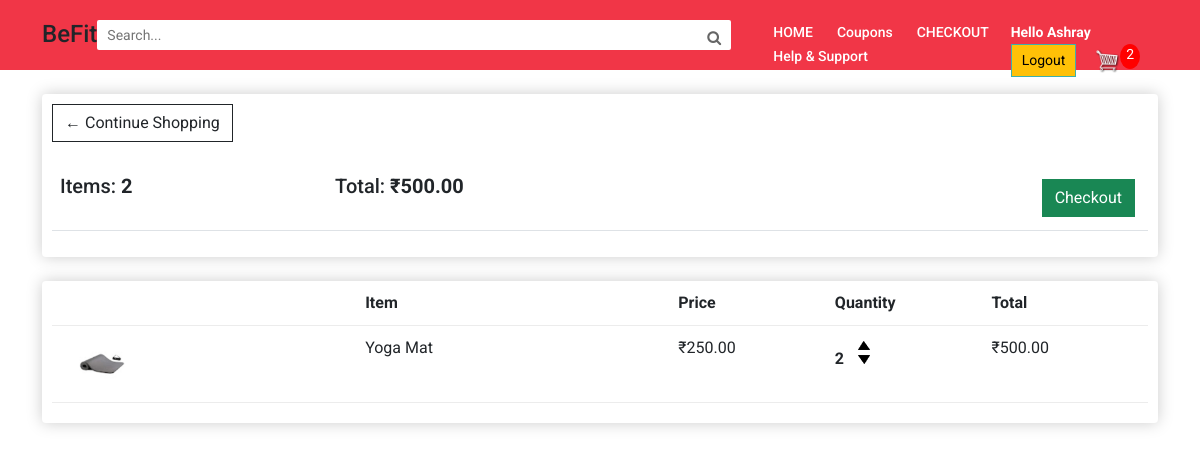
The page /cart/ (signed in) on the database as committed earlier.
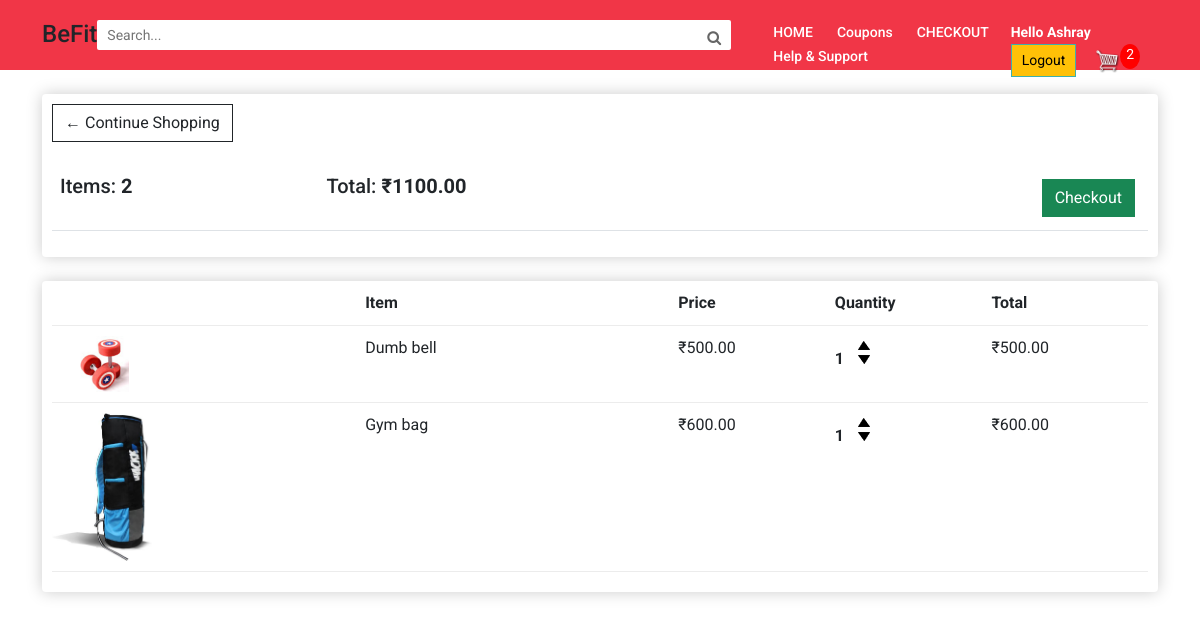
The same page on the database as committed later.
### store/models.py (models this page shows, shortened)
class Order(models.Model):
	customer = models.ForeignKey(Customer, on_delete=models.SET_NULL, null=True, blank=True)
	date_ordered = models.DateTimeField(auto_now_add=True)
	complete = models.BooleanField(default=False, null=True, blank=False)
	transaction_id = models.CharField(max_length=100, null=True)
	@property
	def get_cart_total(self):
		orderitems = self.orderitem_set.all()
		total = sum([item.get_total for item in orderitems])
		return total
	@property
	def get_cart_items(self):
		orderitems = self.orderitem_set.all()
		total = sum([item.quantity for item in orderitems])
		return total

class OrderItem(models.Model):
	product = models.ForeignKey(Product, on_delete=models.SET_NULL, null=True)
	order = models.ForeignKey(Order, on_delete=models.SET_NULL, null=True)
	quantity = models.IntegerField(default=0, null=True, blank=True)
	date_added = models.DateTimeField(auto_now_add=True)
	@property
	def get_total(self):
		total = self.product.price * self.quantity
		return total

class Product(models.Model):
	name = models.CharField(max_length=200)
	category = models.ForeignKey(Category, on_delete=models.SET_NULL, null=True)
	price = models.FloatField()
	digital = models.BooleanField(default=False, null=True, blank=True)
	image = models.ImageField(null=True, blank=True)
	@property
	def imageURL(self):
		try:
			url = self.image.url
		except:
			url = ''
		return url

### store/views.py (the view)
# urls.py: path('cart/', cart, name="cart"),
def cart(request):
    data = cartData(request)
    cartItems = data['cartItems']
    order = data['order']
    items = data['items']
    context = {'items':items, 'order':order, 'cartItems':cartItems}
    return render(request, 'store/cart.html', context)

### store/utils.py (called while the page is built)
def cartData(request):
	if request.user.is_authenticated:
		customer = request.user.customer
		order, created = Order.objects.get_or_create(customer=customer, complete=False)
		items = order.orderitem_set.all()
		cartItems = order.get_cart_items
	else:
		cookieData = cookieCart(request)
		cartItems = cookieData['cartItems']
		order = cookieData['order']
		items = cookieData['items']
	return {'cartItems':cartItems ,'order':order, 'items':items}

### templates/store/cart.html
{% extends 'store/main.html' %}
{% load static %}
{% block content %}
<section class="main-body" style="background-color: #fff;">
<div class="container">
<div class="row">
    <div class="col-lg-12">
        <div class="box-element">
            <a class="btn btn-outline-dark" href="{% url 'store' %}">&#x2190; Continue Shopping</a>
            <br>
            <br>
            <table class="table">
                <tr>
                    <th>
                        <h5>Items: <strong>{{order.get_cart_items}}</strong></h5>
                    </th>
                    <th>
                        <h5>Total:<strong> ₹{{order.get_cart_total|floatformat:2}}</strong></h5>
                    </th>
                    <th>
                        <a style="float:right; margin:5px;" class="btn btn-success"
                            href="{% url 'checkout' %}">Checkout</a>
                    </th>
                </tr>
            </table>
        </div>
        <br>
        <div class="box-element">
            <div class="cart-row">
                <div style="flex:2"></div>
                <div style="flex:2"><strong>Item</strong></div>
                <div style="flex:1"><strong>Price</strong></div>
                <div style="flex:1"><strong>Quantity</strong></div>
                <div style="flex:1"><strong>Total</strong></div>
            </div>
            {% for item in items %}
            <div class="cart-row">
                <div style="flex:2"><img class="row-image" src="{{item.product.imageURL}}"></div>
                <div style="flex:2">{{item.product.name}}</div>
                <div style="flex:1">₹{{item.product.price|floatformat:2}}</div>
                <div style="flex:1">
                    <p class="quantity">{{item.quantity}}</p>
                    <div class="quantity">
                        <img data-product={{item.product.id}} data-action="add" class="chg-quantity update-cart" src="{% static  'store/images/arrow-up.png' %}">
                        <img data-product={{item.product.id}} data-action="remove" class="chg-quantity update-cart" src="{% static  'store/images/arrow-down.png' %}">
                    </div>
                </div>
                <div style="flex:1">₹{{item.get_total|floatformat:2}}</div>
            </div>
            {% endfor %}
        </div>
    </div>
</div>
</div>
</section>
{% endblock content %}

### templates/store/main.html (shortened to what this page needs)
<!DOCTYPE html>
{% load static %}
<html>
<head>
        <link href="https://cdn.jsdelivr.net/npm/bootstrap@5.1.0/dist/css/bootstrap.min.css" rel="stylesheet">
        <link rel="stylesheet" href="https://use.fontawesome.com/releases/v5.15.3/css/all.css">
        <link rel="stylesheet" href="https://cdnjs.cloudflare.com/ajax/libs/font-awesome/4.7.0/css/font-awesome.min.css">
    <link rel="stylesheet" type="text/css" href="{% static 'store/css/main.css' %}">
</head>
<body>
    <section class="header">
        <div class="container head">
            <h3>BeFit   </h3>
            <form id="s" method="POST" action="/filter/">
            <div class="serach-bar" style="display:flex;">
                <input type="text" class="search" placeholder="Search..." name="search">
                <button type="submit" style="outline: none;
                border: none;text-align: center;
                border-radius:0 2px 2px 0; background-color: #fff;" form="s"><i class="fa fa-search" style="height: 30px;padding: 10px;font-size: 15px;color:#666; text-align: center;"></i></button>
            </div>
            </form>
            <div class="nav-links">
                <ul>
                    <li><a href="{% url 'store' %}">HOME</a></li>
                    <li><a href="{% url 'coupons' %}">Coupons</a></li>
                    <li><a href="{% url 'checkout' %}">CHECKOUT</a></li>
                    <li><a href="{% url 'chat' %}">Help & Support</a></li>
                </ul>
            </div>
            <div>
                <span style="color: #fff; font-size: 14px; padding-right: 10px; font-weight:bolder; text-decoration: wavy; text-transform: capitalize;">Hello {{request.user}}</span>
                <a href="{% url 'logout' %}" class="btn btn-warning logout" style="padding-left: 10px;">Logout</a>
                <a href="{% url 'cart' %}">
                    <img id="cart-icon" src="{% static 'store/images/cart.png' %}">
                </a>
                <p id="cart-total">{{cartItems}}</p>
            </div>
        </div>
    </section>
        {% block content %}
        {% endblock content %}
</body>
</html>

### static/store/css/main.css (style rules this page uses)
* { margin:0; padding: 0; box-sizing: border-box; font-family: "Roboto",sans-serif; }
a { text-decoration: none; }
.main-body::before { display: block; content: ''; height: 60px; margin-bottom: 2%; background-color: #fff; }
.header { width: 100%; height: 70px; background-color: #F13647; margin-bottom: 2%; position: fixed; z-index: 2; }
.head { display: flex; justify-content: space-between; padding-top: 20px; padding-bottom: 20px; }
.head h3 { font-size: x-large; }
.search { width: 600px; height: 30px; outline: none; border-radius: 2px 0 0 2px; border: none; padding: 10px; font-size: 14px; color: #666; }
.nav-links li { list-style: none; display: inline-block; }
.nav-links li a { color: #fff; padding: 10px; font-size: 14px; font-weight: 500; }
.logout { padding: 5px 10px; border: 1px solid #3fb0ac; border-radius: 5px; font-size: 14px; text-align: center; }
.main-body { background-color: #fff3f3; padding-bottom: 2%; }
.row::before { display: block; content: ''; height: 60px; margin-bottom: 2%; background-color: #fff; }
#cart-icon { width:25px; margin-left: 15px; }
#cart-total { display: inline-block; position: absolute; text-align: center; background-color: red; width: 20px; height: 25px; border-radius: 50%; font-size: 14px; color: #fff; }
.box-element { box-shadow:hsl(0, 0%, 80%) 0 0 16px; background-color: #fff; border-radius: 4px; padding: 10px; }
.col-lg-4, .col-lg-6, .col-lg-8, .col-lg-12 { margin-top: 10px; }
.btn { border-radius: 0; }
.row-image { width: 100px; }
.cart-row { display: flex; align-items: flex-stretch; padding-bottom: 10px; margin-bottom: 10px; border-bottom: 1px solid #ececec; }
.quantity { display: inline-block; font-weight: 700; padding-right:10px; }
.chg-quantity { width: 12px; cursor: pointer; display: block; margin-top: 5px; transition:.1s; }

Rows that differ between the two databases and show on the page:
removed OrderItem: product.imageURL (picture), product.name "Yoga Mat", product.price "250.00", quantity "2", get_total "500.00"
computed for Order id 2: get_cart_total "500.00" → "1100.00"
added OrderItem: product.imageURL (picture), product.name "Dumb bell", product.price "500.00", quantity "1", get_total "500.00"
added OrderItem: product.imageURL (picture), product.name "Gym bag", product.price "600.00", quantity "1", get_total "600.00"
